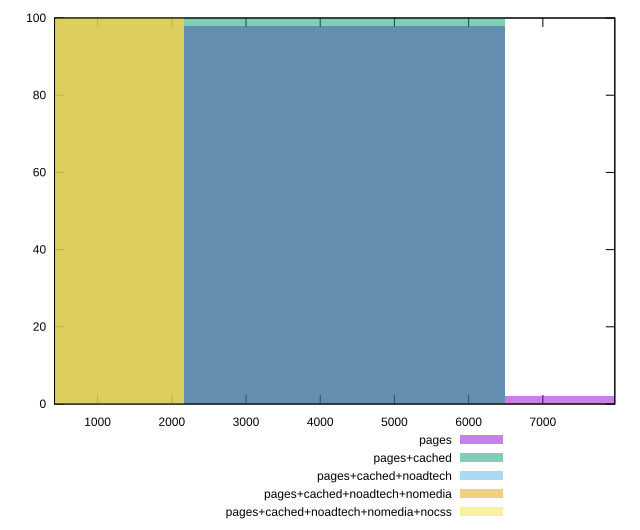

Reproduce this figure in gnuplot.
reset

$pages <<EOF
4322.776539072665 98
8645.55307814533 2
EOF

$pagesCached <<EOF
4322.776539072665 100
EOF

$pagesCachedNoadtech <<EOF
0 100
EOF

$pagesCachedNoadtechNomedia <<EOF
0 100
EOF

$pagesCachedNoadtechNomediaNocss <<EOF
0 100
EOF

set key outside below
set boxwidth 4322.776539072665
set xrange [420:7970]
set yrange [0:100]
set trange [0:100]
set style fill transparent solid 0.5 noborder
set terminal svg size 640, 530 enhanced background rgb 'white'
set output "report_00025_2021-02-22T21:38:55.199Z/uses-http2/comparison/histogram/all_raw.svg"

plot $pages title "pages" with boxes, \
     $pagesCached title "pages+cached" with boxes, \
     $pagesCachedNoadtech title "pages+cached+noadtech" with boxes, \
     $pagesCachedNoadtechNomedia title "pages+cached+noadtech+nomedia" with boxes, \
     $pagesCachedNoadtechNomediaNocss title "pages+cached+noadtech+nomedia+nocss" with boxes

reset
